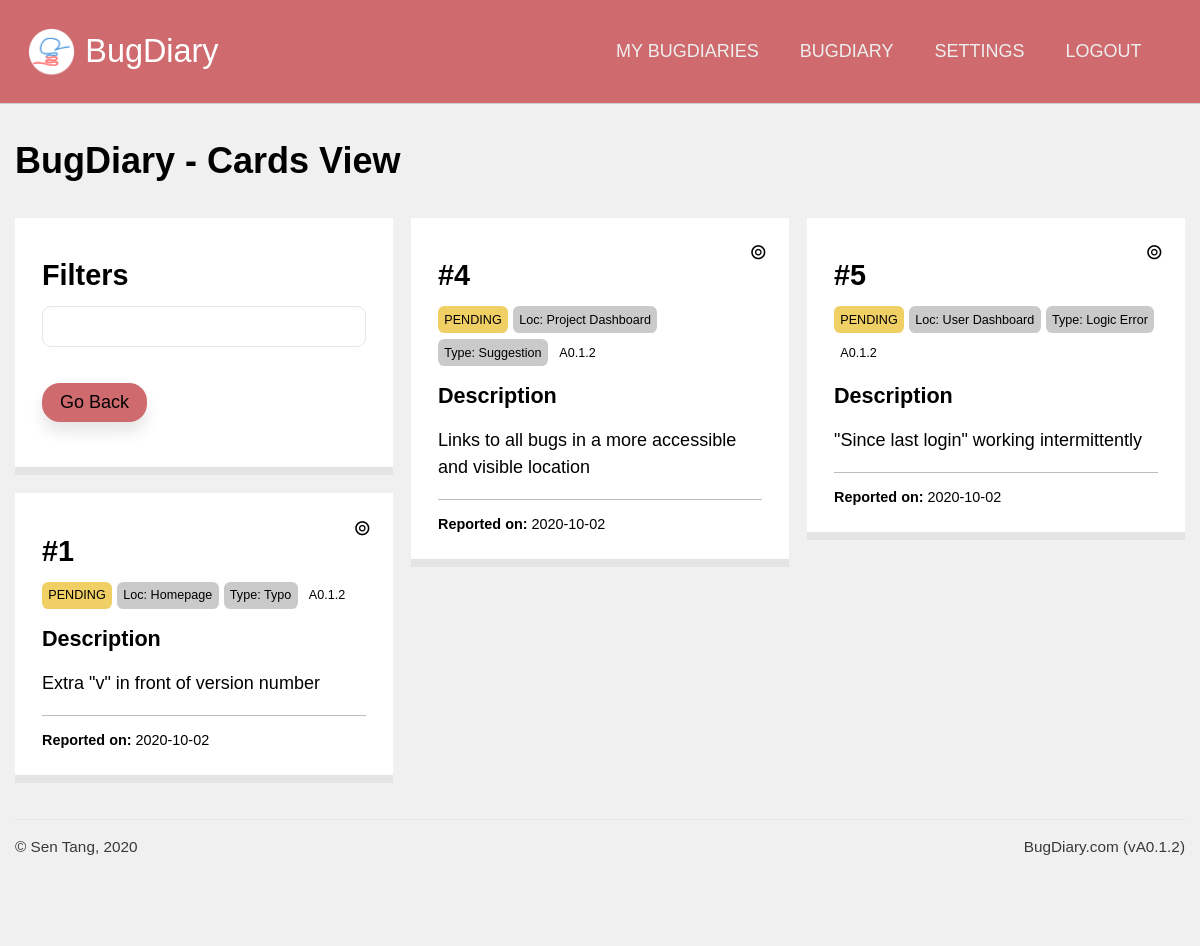
The page /projects/view_cards/ndryA96L2J7csvoX3ZdnKp (signed in) on the database its author committed.
### application/models.py (models this page shows, shortened)
class Projects(db.Model):
    id  = db.Column(db.Integer, primary_key = True, nullable = False)
    url = db.Column(db.String(22), index = True, unique = True, nullable = False)
    name = db.Column(db.String(100), nullable = False)
    description = db.Column(db.Text, nullable = False)
    creation_date = db.Column(db.DateTime, index = True, nullable = False)
    expiry_date = db.Column(db.DateTime, index = True, nullable = False)
    status = db.Column(db.String(10), nullable = False)
    access_code = db.Column(db.String(50), nullable = True)
    last_activity = db.Column(db.DateTime(), default = dt.datetime.now())
    memo = db.Column(db.String(500), default = "Post a memo here!")
    owner = db.Column(db.Integer, db.ForeignKey('users.id')) #linked
    bugs = db.relationship('Bugs', backref = 'containing_project', cascade = "all,delete")
    locations = db.relationship('Project_bug_locations', backref = 'locations_in', cascade = "all,delete")
    types = db.relationship('Project_bug_types', backref = 'types_in', cascade = "all,delete")
    settings = db.relationship('Project_settings', backref = 'settings_for', cascade = "all,delete", uselist = False)
    blog_posts = db.relationship('Blog_posts', backref= 'post_target', cascade = "all,delete")

class Bugs(db.Model):
    id = db.Column(db.Integer, primary_key = True)
    ref_id = db.Column(db.Integer)
    details = db.Column(db.Text)
    author = db.Column(db.String(100))
    author_email = db.Column(db.String(100))
    status = db.Column(db.String(20))
    version = db.Column(db.String(20), index = True)
    report_date = db.Column(db.DateTime, index = True, default = dt.datetime.now())
    resolve_date = db.Column(db.DateTime, default = None)
    project = db.Column(db.Integer, db.ForeignKey('projects.id')) #linked
    bug_location = db.Column(db.Integer, db.ForeignKey('project_bug_locations.id')) #linked
    bug_type = db.Column(db.Integer, db.ForeignKey('project_bug_types.id')) #linked
    comments = db.relationship('Bug_comments', backref = "comment_target")

### application/projects/views.py (the view)
@projects.route('/view_cards/<string:project_url>', methods = ['get', 'post'])
@login_required
def cards_view(project_url):
    target_project = Projects.query.filter_by(url = project_url).first()
    form = manage_card_form()
    all_bugs = target_project.bugs
    if request.args.get('filter'):
        pass
    return render_template('view_cards.html', project = target_project, bug_list = all_bugs, form = form)

### application/projects/forms.py
class manage_card_form(FlaskForm):
    target_card = HiddenField()
    target_action = HiddenField()
    submit = SubmitField()

### application/models.py (called while the page is built)
@login_manager.user_loader
def load_user(user_id):
    return Users.query.get(user_id)

### application/projects/templates/projects/view_cards.html (shortened to what this page needs)
{% extends 'confined.html' %}
{% import 'macros.html' as macros %}
{% import 'macros.html' as macros %}
{% block custom_nav %}
{{ macros.project_nav(project) }}
{% endblock %}
{% block main %}
<h1>{{ project.name }} - Cards View</h1>
<div class="cards-flex">
    <div class="card">
        <h2>Filters</h2>
        <input type="text">
        <a href="{{ url_for('projects.dashboard', project_url = project.url) }}" class="button-primary shadowed rounded">Go Back</a>
    </div>
    {% for bug in bug_list %}
      {{ macros.bugcard(bug, True) }}
    {% endfor %}
</div>
{% endblock %}

### application/templates/macros.html (shortened to what this page needs)
{% macro bugcard(bug, show_controls, color_code = {"PENDING": "bg-yellow", "RESOLVED": "bg-green", "DELETED": 'bg-black', "PINNED": 'bg-red'}) %}
<div id="card-{{bug.id}}" style="position: relative;">
    <div class="card">
        <h2>#{{ bug.ref_id }}</h2>
        <div>
            <span class="tag-mini {{ color_code[bug.status] }}">{{ bug.status }}</span>
            <span class="tag-mini bg-gray">Loc: {{ bug.bug_location }}</span>
            <span class="tag-mini bg-gray">Type: {{ bug.bug_type }}</span>
            <span class="tag-mini">{{ bug.version }}</span>
        </div>
        <h4>Description</h4>
        <p class="linebreak">{{ bug.details }}</p>
        <div class="author">
             <br>
            <b>Reported on:</b> {{ bug.report_date.strftime('%Y-%m-%d') }}
            <br>
        </div>
        {% if show_controls == True %}
        <div class="cardcontrolstoggle" onClick="showControls('card-{{bug.id}}-controls')">
            &circledcirc;
        </div>
        {% endif %}
    </div>
</div>
{% endmacro %}
{% macro project_nav(project) %}
<a href="{{ url_for('users.dashboard') }}">My BugDiaries</a>
<a href="{{ url_for('projects.dashboard', project_url = project.url) }}">{{project.name}}</a>
<a href="{{ url_for('projects.settings', project_url = project.url) }}">Settings</a>
<a href="{{ url_for('users.logout') }}">Logout</a>
{% endmacro %}

### application/static/css/unilay5.css (style rules this page uses)
body { font-size: 18px; font-family: sans-serif; color: #000; margin: 0; padding: 0; background-color: #f0f0f0; }
header nav a, header #navigation a { text-transform: uppercase; display: inline-block; color: #eeeeee; text-decoration: none; padding: 0 1em; font-family: "Trebuchet MS", Helvetica, sans-serif; }
p { line-height: 150%; }
main a.button-secondary, main a.button-primary { padding: 0.5em 1em; text-decoration: none; margin: 1em auto; display: inline-block; text-align: center; }
main a.button-primary { background-color: #cf6b6e; color: #000; }
a:link, a:visited { color: #ff3939; }
h2, h3, h4, h5 { margin: 0.5em 0; }
h1 { color: inherit; font-size: 2em; margin: 1em 0; }
h2 { color: inherit; font-size: 1.6em; }
h4 { color: inherit; font-size: 1.2em; }
.rounded { border-radius: 1em 1em 1em 1em; -moz-border-radius: 1em 1em 1em 1em; -webkit-border-radius: 1em 1em 1em 1em; }
.shadowed { -webkit-box-shadow: 0px 10px 15px 0px rgba(0, 0, 0, 0.1); -moz-box-shadow: 0px 10px 15px 0px rgba(0, 0, 0, 0.1); box-shadow: 0px 10px 15px 0px rgba(0, 0, 0, 0.1); }
.bg-yellow { background-color: #F0CF65; }
.bg-gray { background-color: #cacaca; }
input[type=text], input[type=number], input[type=submit], input[type=password], select, textarea, .button-styled { font-size: 1em; padding: 0.5em; -webkit-appearance: none; -moz-appearance: none; appearance: none; width: 100%; border: 1px solid; font-family: inherit; margin-bottom: 1em; border-color: #e6e6e6; -webkit-box-sizing: border-box; -moz-box-sizing: border-box; box-sizing: border-box; border-radius: 0.5em 0.5em 0.5em 0.5em; -moz-border-radius: 0.5em 0.5em 0.5em 0.5em; -webkit-border-radius: 0.5em 0.5em 0.5em 0.5em; }
.button-primary { background-color: #cf6b6e; color: #000; }

### application/static/css/custom.css (style rules this page uses)
.card { background-color: #fff; padding: 1.5em; border-bottom: 8px solid #e4e4e4; position: relative; margin-bottom: 1em; break-inside: avoid-column; }
.tag-mini { font-size: 0.7em; margin-bottom: 0.5em; padding: 0.5em; display: inline-block; border-radius: 0.5em; -moz-border-radius: 0.5em; -webkit-border-radius: 0.5em; }
.author { font-size: 0.8em; border-top: 1px solid #bdbdbd; }
.cards-flex { column-count: 3; column-gap: 1em; margin-bottom: 2em; }
p.linebreak { white-space: pre-line; }
.cardcontrolstoggle { position: absolute; top: 0.5em; right: 0.5em; padding: 0.5em; z-index: 7; font-size: 1.2em; }

### rows shown on the page
Projects: name "BUGDIARY", name "BugDiary"
Bugs: ref_id "1", status "PENDING", bug_location "Homepage", bug_type "Typo", version "A0.1.2", details "Extra \"v\" in front of version number", report_date "2020-10-02"
Bugs: ref_id "4", status "PENDING", bug_location "Project Dashboard", bug_type "Suggestion", version "A0.1.2", details "Links to all bugs in a more accessible and visible location", report_date "2020-10-02"
Bugs: ref_id "5", status "PENDING", bug_location "User Dashboard", bug_type "Logic Error", version "A0.1.2", details "\"Since last login\" working intermittently", report_date "2020-10-02"

### other values the page prints
{{ version }} "A0.1.2"
